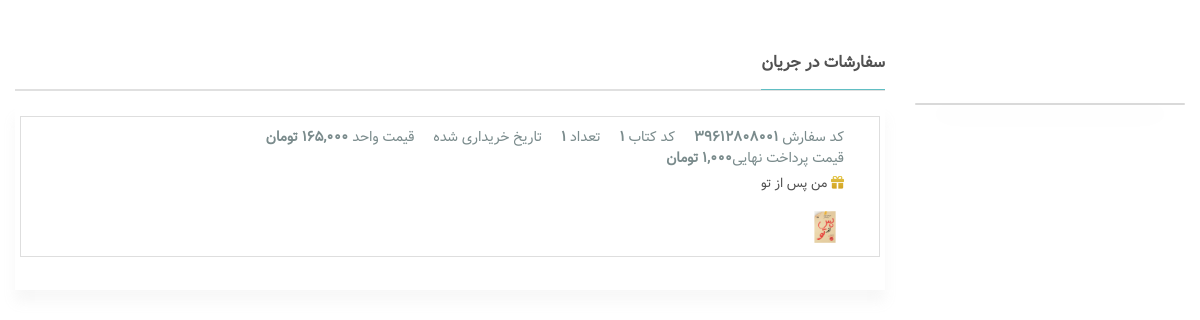
The app's page /profile/dashboard/my-shopping-detail/5 (signed in) with its own data.
### order_module/models.py (models this page shows, shortened)
class OrderDetail(models.Model):
    order = models.ForeignKey(Order, on_delete=models.CASCADE, verbose_name='سبد خرید')
    product = models.ForeignKey(Product,on_delete=models.CASCADE, verbose_name='محصول')
    final_price = models.IntegerField(null=True, blank=True, verbose_name='قیمت نهایی تکی محصول')
    count = models.IntegerField(verbose_name='تعداد')
    class Meta:
        verbose_name = 'جزییات سبد خرید'
        verbose_name_plural =  'لیست جزییات سبد های خرید'

class Order(models.Model):
    user = models.ForeignKey(User, on_delete=models.CASCADE, verbose_name='کاربر')
    is_paid = models.BooleanField(verbose_name='نهایی شده / نشده')
    payment_date = models.DateField(auto_now_add=True,null=True, blank=True,verbose_name='تاریخ پرداخت')
    code = models.CharField(max_length=300, verbose_name='کد پیگیری',null=True, blank=True)
    class Meta:
        verbose_name = 'سبد خرید'
        verbose_name_plural = 'سبد های خرید کاربران'

### product_module/models.py (models this page shows, shortened)
class Product(models.Model):
    title = models.CharField(max_length=300, verbose_name='نام محصول')
    category = models.ManyToManyField(
        ProductCategory,
        related_name='product_categories'
        ,verbose_name='دسته بندی ها')
    image = models.ImageField(upload_to='images/products', null=True, blank=True, verbose_name='تصویر محصول')
    author = models.ForeignKey(ProductAuthor,on_delete=models.CASCADE,verbose_name='نویسنده', null=True, blank=True)
    price = models.IntegerField(verbose_name='قیمت')
    description = models.TextField(verbose_name='توضیحات اصلی',db_index=True)
    short_description = models.CharField(max_length=500,db_index=True ,null=True, verbose_name='توضیحات کوتاه')
    slug = models.SlugField(default="", null=False, db_index=True, verbose_name='عنولن در url',allow_unicode=True,unique=True, max_length=200)
    is_active = models.BooleanField(default=False, verbose_name='فعال / غیرفعال')
    is_delete = models.BooleanField(verbose_name='حذف شده / نشده')
    page = models.IntegerField(verbose_name='تعداد صفحه',null=True, blank=True)
    print_version = models.IntegerField(verbose_name='نسخه چاپ',null=True, blank=True)
    class Meta:
        verbose_name = 'محصول'
        verbose_name_plural = 'محصولات'

### user_panel_module/views.py (the view)
# urls.py: path('my-shopping-detail/<order_id>', views.my_shopping_detail, name='my-shopping-detail'),
def my_shopping_detail(request: HttpRequest, order_id):
    order = Order.objects.prefetch_related('orderdetail_set').filter(id=order_id, user_id=request.user.id).first()
    if order is None:
        raise Http404('سبد خرید مورد نظر یافت نشد')
    return render(request, 'user_panel_module/user_shopping_detail.html',{
        'order': order
    })

### polls/templatetags/poll_extras.py (called while the page is built)
@register.filter(name='show_jalali_date')
def show_jalali_date(value):
    return date2jalali(value)

@register.filter(name='three_digits_currency')
def three_digits_currency(value:int):
    return '{:,}'.format(value) + ' تومان'

### user_panel_module/templates/user_panel_module/user_shopping_detail.html (shortened to what this page needs)
{% extends 'shared/_layout.html' %}
{% load thumbnail %}
{% load render_partial %}
{% load poll_extras %}
{% block content %}
    <main class="order-delivered default space-top-30">
        <div class="container">
            <div class="row">
                <div class="profile-page-aside col-md-3 pt-5">
                    <div class="profile-menu ">
                    </div>
                </div>
                <div class="col-xl-9 col-lg-8 col-md-12 order-2">
                    <div class="row">
                        <div class="col-lg-12">
                            <header class="card-header">
                                <h3 class="card-title"><span>سفارشات در جریان</span></h3>
                            </header>
                            {% for detail in order.orderdetail_set.all %}
                                <div class="content-section default">
                                    <div class="row">
                                        <div class="col-md-12 col-sm-12 order_delivered_sec">
                                            <div class="profile-recent-fav-row">
                                                <div class="col-12">
                                                    <ul>
                                                        <li>
                                                            کد سفارش <b>{{ order.code }}</b>
                                                        </li>
                                                        <li>
                                                            کد کتاب <b>{{ detail.product.id }}</b>
                                                        </li>
                                                        <li>
                                                            تعداد <b>{{ detail.count }}</b>
                                                        </li>
                                                        <li>
                                                            تاریخ خریداری شده
                                                        </li>
                                                        <li>
                                                            قیمت واحد
                                                            <b>{{ detail.product.price | three_digits_currency }}</b>
                                                        </li>
                                                        <li>
                                                            قیمت پرداخت
                                                            نهایی<b>{{ detail.final_price | three_digits_currency }}</b>
                                                        </li>
                                                    </ul>
                                                    <h4 class="profile-recent-Club">
                                                        <i class="fa fa-gift"
                                                           aria-hidden="true"></i> {{ detail.product.title }}
                                                    </h4>
                                                </div>
                                                <div class="col-12">
                                                    <div class="row">
                                                        <div class="col-4 col-lg-1 col-md-1">
                                                            {% thumbnail detail.product.image "600x800" quality=50 crop='center' as im %}
                                                                <img src="{{ im.url }}">
                                                            {% endthumbnail %}
                                                        </div>
                                                    </div>
                                                </div>
                                            </div>
                                        </div>
                                    </div>
                                </div>
                            {% endfor %}
                        </div>
                    </div>
                </div>
            </div>
        </div>
    </main>
{% endblock %}

### static/assets/css/custom.css (style rules this page uses)
.order-delivered .order_delivered_sec { border: 1px solid #dedede; margin-bottom: 23px; padding: 10px 20px; }

### records on screen
OrderDetail: product.id "1", count "1", product.price|three_digits_currency "165,000 تومان", final_price|three_digits_currency "1,000 تومان", product "من پس از تو"
Order: code "39612808001"
